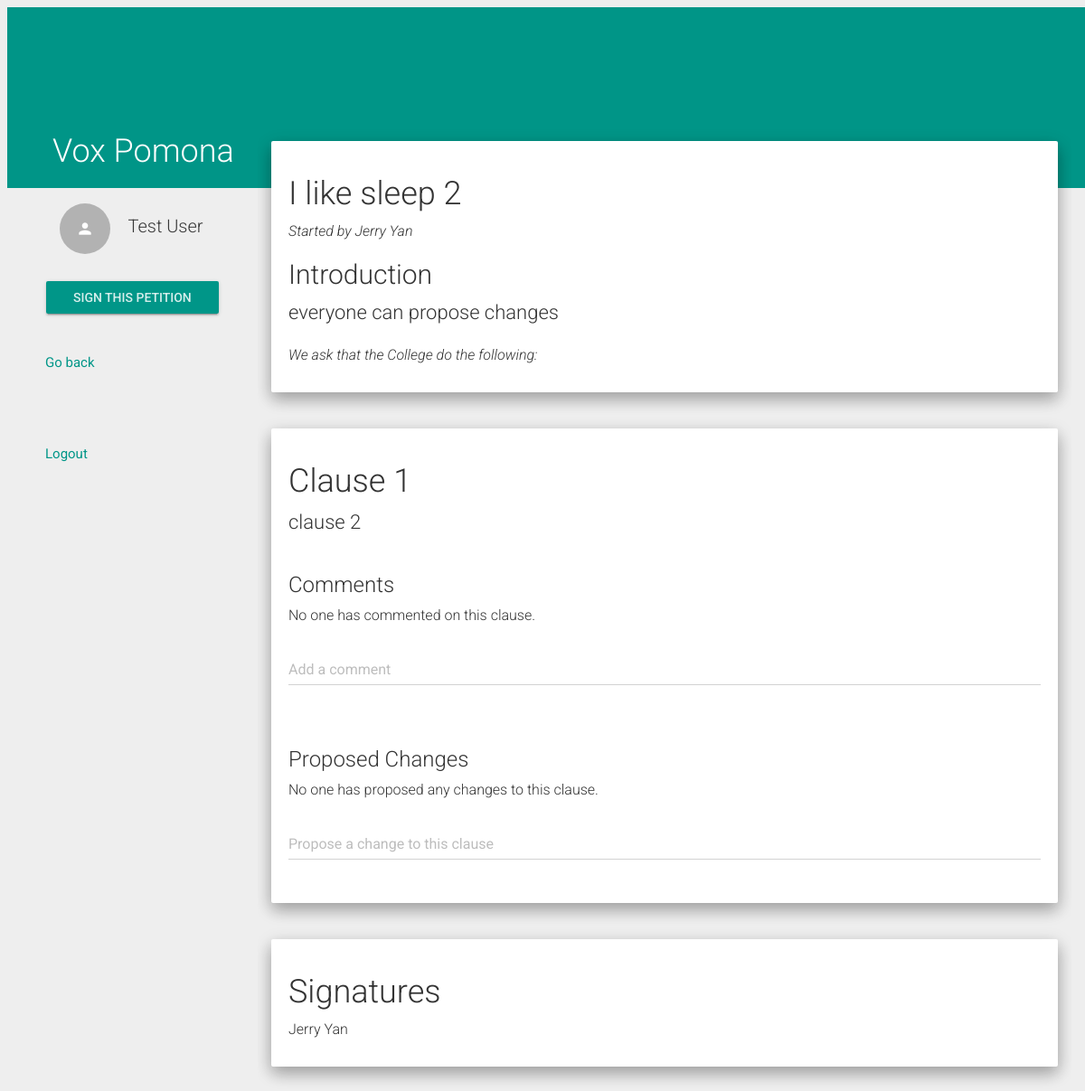
The page /view_petition/3/ (signed in) on the database its author committed.
### VoxPomona/models.py (models this page shows, shortened)
class UserInfo(models.Model):
    email = models.EmailField(max_length = 100, unique = True)
    name = models.CharField(max_length = 100)
    USER_TYPE = (('STU','Student'), ('STA','Staff'),('FAC','Faculty'))
    user_type = models.CharField(max_length = 3, choices = USER_TYPE, default = 'STU')
    user = models.OneToOneField(settings.AUTH_USER_MODEL, related_name = "UserInfo", on_delete = models.CASCADE)
    def __str__(self):
        return (self.email)

class Petition(models.Model):
    userID = models.ForeignKey(UserInfo, to_field = 'email', on_delete = models.CASCADE)
    petitionID = models.AutoField(primary_key = True)
    ACADEMICS = 'AC'
    ADMINISTRATIVE_ACTION = 'AA'
    CAMPUS_FACILITIES = 'CF'
    COLLEGE_POLICY = 'CP'
    DINING_HALLS = 'DH'
    EXTRACURRICULAR_ACTIVITIES = 'EA'
    RESIDENCE_HALLS = 'RH'
    OTHER = 'OT'
    PETITION_CATEGORY_CHOICES = (
        (ACADEMICS,'Academics'),
        (ADMINISTRATIVE_ACTION, 'Administrative Action'),
        (CAMPUS_FACILITIES, 'Campus Facilities'),
        (COLLEGE_POLICY, 'Campus Policy'),
        (DINING_HALLS, 'Dining Halls'),
        (EXTRACURRICULAR_ACTIVITIES, 'Extracurricular Activities'),
        (RESIDENCE_HALLS, 'Residence Halls'),
        (OTHER,'Other'),
        )
    category = models.CharField(
        max_length = 2,
        choices = PETITION_CATEGORY_CHOICES,
        blank = True
        )
    open_time = models.DateTimeField()
    last_updated = models.DateTimeField()
    threshold = 10
    title = models.CharField(max_length = 50)
    summary = models.CharField(max_length = 1000)
    PERM_CHOICES = (('1','view'),('2','view, sign'),('3','view, sign, comment'),
        ('4','view, sign, comment, propose changes'))
    stu_permission = models.CharField(max_length = 1, choices = PERM_CHOICES, default = 4)
    staff_permission = models.CharField(max_length = 1, choices = PERM_CHOICES, default = 4)
    faculty_permission = models.CharField(max_length = 1, choices = PERM_CHOICES, default = 4)
    finalized = models.BooleanField()
    def get_creator_name(self):
        creator = self.userID
        user = UserInfo.objects.get(email=creator)
        return user.name
    def get_signatures(self):
        return Sign.objects.filter(petitionID=self.petitionID)

class Clause(models.Model):
    clauseID = models.AutoField(primary_key=True)
    petitionID = models.ForeignKey(Petition, on_delete=models.CASCADE)
    index = models.IntegerField()
    content = models.CharField(max_length=500, default='New Clause')
    time = models.DateTimeField(auto_now_add=True)
    def has_comments(self):
        if Comment.objects.filter(clauseID=self.clauseID):
            return True
        else:
            return False
    def has_changes(self):
        if Change.objects.filter(clauseID=self.clauseID):
            return True
        else:
            return False

class Sign(models.Model):
    userID = models.ForeignKey(UserInfo, to_field = 'email', on_delete=models.CASCADE)
    petitionID = models.ForeignKey(Petition) #on-delete???
    time = models.DateTimeField()
    def get_name(self):
        return UserInfo.objects.get(email=self.userID).name
    class Meta:
        unique_together = ("userID","petitionID")

### VoxPomona/views.py (the view, shortened to what this page needs)
# urls.py: url(r'^view_petition/([0-9]+)/$', views.view_petition_view, name='view_petition'),
@login_required
def view_petition_view(request,pid):
    user_info = request.user.UserInfo
    this_petition = Petition.objects.get(petitionID=pid)
    if this_petition.finalized:
        return redirect(this_petition.get_url())
    user_type = user_info.user_type
    if user_type == 'STU':
        user_perm = this_petition.stu_permission
    elif user_type =='FAC':
        user_perm = this_petition.faculty_permission
    else:
        user_perm = this_petition.staff_permission
    is_owner = this_petition.userID == user_info
    if Sign.objects.filter(userID=user_info, petitionID=this_petition):
        sign_status = True
    else:
        sign_status = False
    pet_clauses = Clause.objects.filter(petitionID=this_petition).order_by('index')
    change_list = Change.objects.filter(clauseID__in=pet_clauses)
    comment_list = Comment.objects.filter(clauseID__in=pet_clauses).order_by('time')
    change_votes = {}
    for change in change_list:
        currVo =ChangeVote.objects.filter(changeID=change.changeID)
        change_votes[change.changeID] = currVo
    if (request.GET.get('delete_btn')):
        Sign.objects.filter(petitionID=this_petition).delete()
        this_petition.delete()
        return redirect('/home')
    petDict = {
       'petition' : this_petition, \
       'clauses' : pet_clauses, \
       'user_perm' : int(user_perm), \
       'sign_status': sign_status, \
       'is_owner' : is_owner, \
       'comments' : comment_list, \
       'changes' : change_list, \
       'change_votes' : change_votes
    }
    return render(request,'view_petition.html',petDict)

### VoxPomona/templates/view_petition.html (shortened to what this page needs)
{% extends 'base.html' %}
{% load staticfiles %}
{% block content %}
<nav class="col-xs-3 menu">
  <div class="user_menu">
    <a href="/profile"><div class="list-group withripple">
      <div class="list-group-item">
        <div class="row-action-primary">
          <i class="material-icons">person</i>
        </div>
        <div class="row-content">
          <h4 class="list-group-item-heading ">{{ user.UserInfo.name }}</h4>
        </div>
      </div>
    </div></a>
    <div class="btn-group-vertical">
      {% if sign_status %}
        <form action="#" method="get">
          <input type="submit" class="btn btn-raised btn-primary" value="Revoke Signature" name="revoke_btn">
        </form>
      {% elif user_perm > 1 %}
        <form action="#" method="get">
          <input type="submit" class="btn btn-raised btn-primary" value="Sign This Petition" name="sign_btn">
        </form>
      {% endif %}
    </div>
  </div>
  <ul>
    <a href="/home"><li class="withripple" data-target="#about">Go back</li></a>
    <li></li>
    <a href="/logout/"><li class="withripple">Logout</li></a>
  </ul>
</nav>
<div class="pages col-xs-9">
	<div class ="well">
    <h1>{{ petition.title }}</h1>
    <p><em>Started by {{ petition.get_creator_name }}</em></p>
    <h2> Introduction </h2>
    <span class="pet_content">{{ petition.summary }}</span>
    <br /> <br />
    <p><em>We ask that the College do the following:</em></p>
  </div>
  <br />
  {% for cl in clauses %}
    <div class="well">
      <div class="row">
        <div class="col-md-10">
          <h1>Clause {{ forloop.counter }}</h1>
        </div>
        <div class="col-md-2">
        </div>
      </div>
      <span class="pet_content">{{ cl.content }}</span>
      <br /> <br />
      <h3>Comments</h3>
      {% if cl.has_comments %}
        {% for c in comments %}
          {% if c.clauseID.clauseID == cl.clauseID %}
            <div class="row">
              {% if c.userID.email == user.UserInfo.email %}
                <div class="col-md-9">
                  <br />
                  <p> <b>{{ c.get_name }}: </b>{{ c.content }}
                </div>
                <div class="col-md-3">
                  <form action="/delete_comment" method="POST" class="pull-right">
                    {% csrf_token %}
                    <input type="hidden" name="comment_id" value="{{ c.commentID }}">
                    <input type="hidden" name="petition_id" value="{{ petition.petitionID }}">
                    <input type="submit" class="btn btn-danger btn-sm" value="Delete Your Comment">
                  </form>
                </div>
              {% else %}
                <div class="col-md-12">
                  <br />
                  <p> <b>{{ c.get_name }}: </b>{{ c.content }}
                </div>
              {% endif %}
            </div>
          {% endif %}
        {% endfor %}
      {% else %}
        <p>No one has commented on this clause.</p>
      {% endif %}
      {% if user_perm > 2 %}
        <form action="/add_comment" method="POST">
          <div class="form-group label-floating">
            <label class="control-label" for="focusedInput1">Add a comment</label>
            <input class="form-control" name="content" required="required">
          </div>
        </form>
      {% endif %}
      <br />
      <h3>Proposed Changes</h3>
      {% if cl.has_changes %}
        {% for c in changes %}
          {% if c.clauseID.clauseID == cl.clauseID %}
            <div class = "row">
              <div class="col-md-2">
                <form action="/upvote_change" method="POST" class="inline">
                  {% csrf_token %}
                  <input type="hidden" name="change_id" value="{{ c.changeID }}">
                  <input type="hidden" name="petition_id" value="{{ petition.petitionID }}">
                  <button type="submit" class="btn btn-no-padding"><i class="material-icons">expand_less</i></button>
                </form>
                <p class="inline"><span class="vote_count">{{ c.get_votes }}</span></p>
                <form action="/downvote_change" method="POST" class="inline">
                  {% csrf_token %}
                  <input type="hidden" name="change_id" value="{{ c.changeID }}">
                  <input type="hidden" name="petition_id" value="{{ petition.petitionID }}">
                  <button type="submit" class="btn btn-no-padding"><i class="material-icons">expand_more</i></button>
                </form>
              </div>
              {% if is_owner %}
                <div class="col-md-6">
                  <br />
                  <p><b>{{ c.get_name }}: </b>
                    {% if c.content|length > 0 %}
                      {{ c.content }}
                    {% else %}
                      <em><span class="text-danger">Delete this clause</span></em>
                    {% endif %}
                  </p>
                </div>
                <div class="col-md-4">
                  <form action="/accept_change" method="POST" class="pull-right">
                    {% csrf_token %}
                    <input type="hidden" name="change_id" value="{{ c.changeID }}">
                    <input type="hidden" name="clause_id" value="{{ cl.clauseID }}">
                    <input type="hidden" name="petition_id" value="{{ petition.petitionID }}">
                    <input type="submit" class="btn btn-success btn-sm" value="Accept Change">
                  </form>
                  <form action="/reject_change" method="POST" class="pull-right">
                    {% csrf_token %}
                    <input type="hidden" name="change_id" value="{{ c.changeID }}">
                    <input type="hidden" name="clause_id" value="{{ cl.clauseID }}">
                    <input type="hidden" name="petition_id" value="{{ petition.petitionID }}">
                    <input type="submit" class="btn btn-danger btn-sm" value="Reject Change">
                  </form>
                </div>
              {% elif not is_owner %}
                {% if c.userID.email == user.UserInfo.email %}
                  <div class="col-md-8">
                    <br />
                    <p><b>{{ c.get_name }}: </b>
                      {% if c.content|length > 0 %}
                        {{ c.content }}
                      {% else %}
                        <em><span class="text-danger">Delete this clause</span></em>
                      {% endif %}
                    </p>
                  </div>
                  <div class="col-md-2">
                    <form action="/reject_change" method="POST" class="pull-right">
                      {% csrf_token %}
                      <input type="hidden" name="change_id" value="{{ c.changeID }}">
                      <input type="hidden" name="clause_id" value="{{ cl.clauseID }}">
                      <input type="hidden" name="petition_id" value="{{ petition.petitionID }}">
                      <input type="submit" class="btn btn-danger btn-sm" value="Delete This Change">
                    </form>
                  </div>
                {% else %}
                  <div class="col-md-10">
                    <br />
                    <p><b>{{ c.get_name }}: </b>
                      {% if c.content|length > 0 %}
                        {{ c.content }}
                      {% else %}
                        <em><span class="text-danger">Delete this clause</span></em>
                      {% endif %}
                    </p>
                  </div>
                {% endif %}
              {% endif %}
            </div>
          {% endif %}
        {% endfor %}
        <br />
      {% else %}
        <p>No one has proposed any changes to this clause.</p>
      {% endif %}
      {% if user_perm > 3 %}
        <form action="/add_change" method="POST">
          <div class="form-group label-floating">
            <label class="control-label" for="focusedInput1">Propose a change to this clause</label>
            <input class="form-control" name="content">
          </div>
        </form>
      {% endif %}
    </div>
    <br />
  {% endfor %}
  <div class ="well">
    <h1>Signatures</h1>
    {% for sig in petition.get_signatures %}
      <p>{{sig.get_name}}</p>
    {% endfor %}
  </div>
</div>
{% endblock %}

### VoxPomona/templates/base.html (shortened to what this page needs)
{% load static %}
<html>
<head>
    <link href="//maxcdn.bootstrapcdn.com/bootstrap/3.3.6/css/bootstrap.min.css" rel="stylesheet">
    <link href="{% static '/css/bootstrap-material-design.css' %}" rel="stylesheet">
    <link href="{% static '/css/ripples.min.css' %}" rel="stylesheet">
    <link href="//cdn.rawgit.com/FezVrasta/dropdown.js/master/jquery.dropdown.css" rel="stylesheet">
    <link href="{% static 'css/base.css' %}" rel="stylesheet">
</head>
<body>
    <div class="header-panel shadow-z-2">
      <div class="container-fluid">
        <div class="row">
          <div class="col-xs-3">
            <a href="/home"><h1>Vox Pomona</h1></a>
          </div>
        </div>
      </div>
    </div>
    <div class="container-fluid main">
        <div class="row">
            {% block content %}{% endblock content %}
        </div>
    </div>
</body>
</html>

### VoxPomona/static/css/base.css (style rules this page uses)
* { box-sizing: border-box; }
.header-panel { background-color: #009587; height: 200px; width: 100%; top: 8px; left: 8px; position: fixed; z-index: 3; }
.header-panel div { position: relative; height: 100%; }
.header-panel h1 { color: #FFF; position: absolute; bottom: 10px; padding-left: 35px; }
.menu { overflow: auto; padding: 0; top: 225px; position: fixed; width: 22.5%; }
.menu, .menu * { -webkit-user-select: none; -moz-user-select: none; user-select: none; }
.menu ul { margin-left: 10px; padding: 0; }
.menu ul li { list-style: none; padding: 20px 0 20px 40px; font-size: 15px; font-weight: normal; cursor: pointer; }
.menu .user_menu { margin-left: 50px; }
.menu .user_menu input { width: 100%; }
.pages { position: absolute; top: 0; right: 15px; z-index: 4; padding: 15px; padding-top: 156px; overflow: auto; width: 75%; }
.pages > div { padding: 0 5px; padding-top: 128px; }
.pet_content { font-size: 22px; }

### rows shown on the page
Petition: title "I like sleep 2", get_creator_name "Jerry Yan", summary "everyone can propose changes"
Clause: content "clause 2", shows "No one has commented on this clause.", shows "No one has proposed any changes to this clause."
Sign: get_name "Jerry Yan"

### other values the page prints
{{ user.UserInfo.name }} "Test User"
